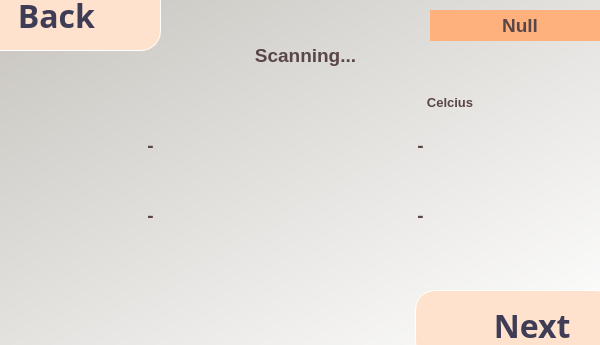
<?xml version="1.0" encoding="UTF-8"?>
<ui version="4.0">
 <class>Results</class>
 <widget class="QWidget" name="Results">
  <property name="geometry">
   <rect>
    <x>0</x>
    <y>0</y>
    <width>600</width>
    <height>345</height>
   </rect>
  </property>
  <property name="windowTitle">
   <string>RTHM-Results</string>
  </property>
  <widget class="QWidget" name="widget" native="true">
   <property name="geometry">
    <rect>
     <x>0</x>
     <y>0</y>
     <width>600</width>
     <height>345</height>
    </rect>
   </property>
   <property name="styleSheet">
    <string notr="true">QWidget#widget{
background-color:qlineargradient(spread:pad, x1:0.005, y1:0, x2:1, y2:1, stop:0 rgba(200, 197, 191, 255), stop:1 rgba(255, 255, 255, 255))}</string>
   </property>
   <widget class="QLabel" name="label">
    <property name="geometry">
     <rect>
      <x>510</x>
      <y>320</y>
      <width>161</width>
      <height>21</height>
     </rect>
    </property>
    <property name="text">
     <string>RTHM DEVICE V1.</string>
    </property>
   </widget>
   <widget class="QPushButton" name="btnBack">
    <property name="geometry">
     <rect>
      <x>-40</x>
      <y>-20</y>
      <width>201</width>
      <height>71</height>
     </rect>
    </property>
    <property name="font">
     <font>
      <family>Segoe UI Black</family>
      <pointsize>24</pointsize>
      <weight>75</weight>
      <bold>true</bold>
     </font>
    </property>
    <property name="toolTip">
     <string>&lt;html&gt;&lt;head/&gt;&lt;body&gt;&lt;p&gt;GO BACK TO HOME&lt;/p&gt;&lt;/body&gt;&lt;/html&gt;</string>
    </property>
    <property name="styleSheet">
     <string notr="true">color: #3F3D56;
background-color: #FFE2CE;
border-radius: 20px;
border:1px solid white;
padding: 4px;
box-shadow: rgba(0, 0, 0, 0.24) 0px 3px 8px;</string>
    </property>
    <property name="text">
     <string>Back </string>
    </property>
   </widget>
   <widget class="QLabel" name="lblHeartRate">
    <property name="geometry">
     <rect>
      <x>120</x>
      <y>130</y>
      <width>61</width>
      <height>31</height>
     </rect>
    </property>
    <property name="font">
     <font>
      <pointsize>14</pointsize>
      <weight>75</weight>
      <bold>true</bold>
     </font>
    </property>
    <property name="styleSheet">
     <string notr="true">color: #594646;</string>
    </property>
    <property name="text">
     <string>&lt;html&gt;&lt;head/&gt;&lt;body&gt;&lt;p&gt;-&lt;/p&gt;&lt;/body&gt;&lt;/html&gt;</string>
    </property>
    <property name="alignment">
     <set>Qt::AlignCenter</set>
    </property>
   </widget>
   <widget class="QLabel" name="lblOxygenLevel">
    <property name="geometry">
     <rect>
      <x>120</x>
      <y>200</y>
      <width>61</width>
      <height>31</height>
     </rect>
    </property>
    <property name="font">
     <font>
      <pointsize>14</pointsize>
      <weight>75</weight>
      <bold>true</bold>
     </font>
    </property>
    <property name="styleSheet">
     <string notr="true">color: #594646;</string>
    </property>
    <property name="text">
     <string>&lt;html&gt;&lt;head/&gt;&lt;body&gt;&lt;p&gt;-&lt;/p&gt;&lt;/body&gt;&lt;/html&gt;</string>
    </property>
    <property name="alignment">
     <set>Qt::AlignCenter</set>
    </property>
   </widget>
   <widget class="QLabel" name="lblBodyTemp">
    <property name="geometry">
     <rect>
      <x>390</x>
      <y>130</y>
      <width>61</width>
      <height>31</height>
     </rect>
    </property>
    <property name="font">
     <font>
      <pointsize>14</pointsize>
      <weight>75</weight>
      <bold>true</bold>
     </font>
    </property>
    <property name="styleSheet">
     <string notr="true">color: #594646;</string>
    </property>
    <property name="text">
     <string>&lt;html&gt;&lt;head/&gt;&lt;body&gt;&lt;p&gt;-&lt;/p&gt;&lt;/body&gt;&lt;/html&gt;</string>
    </property>
    <property name="alignment">
     <set>Qt::AlignCenter</set>
    </property>
   </widget>
   <widget class="QLabel" name="lblRoomTemp">
    <property name="geometry">
     <rect>
      <x>390</x>
      <y>200</y>
      <width>61</width>
      <height>31</height>
     </rect>
    </property>
    <property name="font">
     <font>
      <pointsize>14</pointsize>
      <weight>75</weight>
      <bold>true</bold>
     </font>
    </property>
    <property name="styleSheet">
     <string notr="true">color: #594646;</string>
    </property>
    <property name="text">
     <string>&lt;html&gt;&lt;head/&gt;&lt;body&gt;&lt;p&gt;-&lt;/p&gt;&lt;/body&gt;&lt;/html&gt;</string>
    </property>
    <property name="alignment">
     <set>Qt::AlignCenter</set>
    </property>
   </widget>
   <widget class="QLabel" name="lblName">
    <property name="geometry">
     <rect>
      <x>470</x>
      <y>10</y>
      <width>100</width>
      <height>31</height>
     </rect>
    </property>
    <property name="styleSheet">
     <string notr="true">color: #594646;</string>
    </property>
    <property name="text">
     <string>&lt;html&gt;&lt;head/&gt;&lt;body&gt;&lt;p&gt;&lt;span style=&quot; font-size:14pt; font-weight:600;&quot;&gt;Null&lt;/span&gt;&lt;/p&gt;&lt;/body&gt;&lt;/html&gt;</string>
    </property>
    <property name="alignment">
     <set>Qt::AlignCenter</set>
    </property>
   </widget>
   <widget class="QLabel" name="lblNamePlaceholder">
    <property name="geometry">
     <rect>
      <x>430</x>
      <y>10</y>
      <width>171</width>
      <height>31</height>
     </rect>
    </property>
    <property name="styleSheet">
     <string notr="true">background-color:#FFB17D;</string>
    </property>
    <property name="text">
     <string/>
    </property>
   </widget>
   <widget class="QLabel" name="lblSHeart">
    <property name="geometry">
     <rect>
      <x>50</x>
      <y>55</y>
      <width>230</width>
      <height>230</height>
     </rect>
    </property>
    <property name="frameShape">
     <enum>QFrame::NoFrame</enum>
    </property>
    <property name="text">
     <string/>
    </property>
    <property name="pixmap">
     <pixmap>images/icons/circle.png</pixmap>
    </property>
    <property name="scaledContents">
     <bool>true</bool>
    </property>
   </widget>
   <widget class="QLabel" name="lblSTemp">
    <property name="geometry">
     <rect>
      <x>320</x>
      <y>55</y>
      <width>230</width>
      <height>230</height>
     </rect>
    </property>
    <property name="styleSheet">
     <string notr="true"/>
    </property>
    <property name="frameShape">
     <enum>QFrame::NoFrame</enum>
    </property>
    <property name="text">
     <string/>
    </property>
    <property name="pixmap">
     <pixmap>images/icons/circle.png</pixmap>
    </property>
    <property name="scaledContents">
     <bool>true</bool>
    </property>
   </widget>
   <widget class="QPushButton" name="btnNext">
    <property name="geometry">
     <rect>
      <x>415</x>
      <y>290</y>
      <width>201</width>
      <height>71</height>
     </rect>
    </property>
    <property name="font">
     <font>
      <family>Segoe UI Black</family>
      <pointsize>24</pointsize>
      <weight>75</weight>
      <bold>true</bold>
     </font>
    </property>
    <property name="toolTip">
     <string>&lt;html&gt;&lt;head/&gt;&lt;body&gt;&lt;p&gt;NEXT SCREEN&lt;/p&gt;&lt;/body&gt;&lt;/html&gt;</string>
    </property>
    <property name="styleSheet">
     <string notr="true">color: #3F3D56;
background-color: #FFE2CE;
border-radius: 20px;
border:1px solid white;
padding: 4px;
box-shadow: rgba(0, 0, 0, 0.24) 0px 3px 8px;</string>
    </property>
    <property name="text">
     <string>    Next</string>
    </property>
   </widget>
   <widget class="QLabel" name="lblVector">
    <property name="geometry">
     <rect>
      <x>190</x>
      <y>125</y>
      <width>41</width>
      <height>35</height>
     </rect>
    </property>
    <property name="text">
     <string/>
    </property>
    <property name="pixmap">
     <pixmap>images/icons/heart3.png</pixmap>
    </property>
    <property name="scaledContents">
     <bool>true</bool>
    </property>
    <property name="alignment">
     <set>Qt::AlignCenter</set>
    </property>
   </widget>
   <widget class="QLabel" name="lblBody">
    <property name="geometry">
     <rect>
      <x>460</x>
      <y>120</y>
      <width>41</width>
      <height>41</height>
     </rect>
    </property>
    <property name="text">
     <string/>
    </property>
    <property name="pixmap">
     <pixmap>images/icons/bodytemp.png</pixmap>
    </property>
    <property name="scaledContents">
     <bool>true</bool>
    </property>
   </widget>
   <widget class="QLabel" name="lblRoom">
    <property name="geometry">
     <rect>
      <x>460</x>
      <y>190</y>
      <width>41</width>
      <height>41</height>
     </rect>
    </property>
    <property name="text">
     <string/>
    </property>
    <property name="pixmap">
     <pixmap>images/hometemp.png</pixmap>
    </property>
    <property name="scaledContents">
     <bool>true</bool>
    </property>
   </widget>
   <widget class="QLabel" name="lblCelcius">
    <property name="geometry">
     <rect>
      <x>400</x>
      <y>90</y>
      <width>100</width>
      <height>25</height>
     </rect>
    </property>
    <property name="font">
     <font>
      <pointsize>10</pointsize>
      <weight>75</weight>
      <bold>true</bold>
     </font>
    </property>
    <property name="styleSheet">
     <string notr="true">color: #594646;</string>
    </property>
    <property name="text">
     <string>Celcius</string>
    </property>
    <property name="alignment">
     <set>Qt::AlignCenter</set>
    </property>
   </widget>
   <widget class="QLabel" name="lblLine2">
    <property name="geometry">
     <rect>
      <x>375</x>
      <y>168</y>
      <width>121</width>
      <height>5</height>
     </rect>
    </property>
    <property name="text">
     <string/>
    </property>
    <property name="pixmap">
     <pixmap>images/icons/line.png</pixmap>
    </property>
    <property name="scaledContents">
     <bool>true</bool>
    </property>
   </widget>
   <widget class="QLabel" name="lblLine1">
    <property name="geometry">
     <rect>
      <x>105</x>
      <y>168</y>
      <width>121</width>
      <height>5</height>
     </rect>
    </property>
    <property name="text">
     <string/>
    </property>
    <property name="pixmap">
     <pixmap>images/icons/line.png</pixmap>
    </property>
    <property name="scaledContents">
     <bool>true</bool>
    </property>
   </widget>
   <widget class="QLabel" name="lblBlood">
    <property name="geometry">
     <rect>
      <x>190</x>
      <y>190</y>
      <width>41</width>
      <height>40</height>
     </rect>
    </property>
    <property name="text">
     <string/>
    </property>
    <property name="pixmap">
     <pixmap>images/icons/blood.png</pixmap>
    </property>
    <property name="scaledContents">
     <bool>true</bool>
    </property>
    <property name="alignment">
     <set>Qt::AlignCenter</set>
    </property>
   </widget>
   <widget class="QLabel" name="lblScanning">
    <property name="geometry">
     <rect>
      <x>240</x>
      <y>30</y>
      <width>131</width>
      <height>51</height>
     </rect>
    </property>
    <property name="font">
     <font>
      <pointsize>14</pointsize>
      <weight>75</weight>
      <bold>true</bold>
     </font>
    </property>
    <property name="styleSheet">
     <string notr="true">color: #594646;</string>
    </property>
    <property name="text">
     <string>Scanning...</string>
    </property>
    <property name="alignment">
     <set>Qt::AlignCenter</set>
    </property>
   </widget>
   <widget class="QLabel" name="label_3">
    <property name="geometry">
     <rect>
      <x>390</x>
      <y>-8</y>
      <width>91</width>
      <height>71</height>
     </rect>
    </property>
    <property name="text">
     <string/>
    </property>
    <property name="pixmap">
     <pixmap>images/icons/namedesign.png</pixmap>
    </property>
    <property name="scaledContents">
     <bool>true</bool>
    </property>
    <property name="alignment">
     <set>Qt::AlignCenter</set>
    </property>
   </widget>
   <widget class="QPushButton" name="btnBack_2">
    <property name="geometry">
     <rect>
      <x>120</x>
      <y>5</y>
      <width>50</width>
      <height>50</height>
     </rect>
    </property>
    <property name="styleSheet">
     <string notr="true">icon-size: 50px;
background-color: transparent;
border: none;</string>
    </property>
    <property name="text">
     <string/>
    </property>
    <property name="icon">
     <iconset>
      <normaloff>images/icons/btnBack.png</normaloff>images/icons/btnBack.png</iconset>
    </property>
   </widget>
   <widget class="QPushButton" name="btnRescan">
    <property name="geometry">
     <rect>
      <x>535</x>
      <y>50</y>
      <width>50</width>
      <height>50</height>
     </rect>
    </property>
    <property name="styleSheet">
     <string notr="true">icon-size: 50px;
background-color: transparent;
border: none;</string>
    </property>
    <property name="text">
     <string/>
    </property>
    <property name="icon">
     <iconset>
      <normaloff>images/icons/btnRescan.png</normaloff>images/icons/btnRescan.png</iconset>
    </property>
   </widget>
   <widget class="QPushButton" name="btnNext_2">
    <property name="geometry">
     <rect>
      <x>400</x>
      <y>290</y>
      <width>50</width>
      <height>50</height>
     </rect>
    </property>
    <property name="styleSheet">
     <string notr="true">icon-size: 50px;
background-color: transparent;
border: none;</string>
    </property>
    <property name="text">
     <string/>
    </property>
    <property name="icon">
     <iconset>
      <normaloff>images/icons/next.png</normaloff>images/icons/next.png</iconset>
    </property>
   </widget>
   <widget class="QPushButton" name="btnHome">
    <property name="geometry">
     <rect>
      <x>-20</x>
      <y>290</y>
      <width>80</width>
      <height>80</height>
     </rect>
    </property>
    <property name="styleSheet">
     <string notr="true">icon-size: 80px;
background-color: transparent;
border: none;</string>
    </property>
    <property name="text">
     <string/>
    </property>
    <property name="icon">
     <iconset>
      <normaloff>images/icons/home.png</normaloff>images/icons/home.png</iconset>
    </property>
   </widget>
   <zorder>lblNamePlaceholder</zorder>
   <zorder>lblSTemp</zorder>
   <zorder>lblSHeart</zorder>
   <zorder>label</zorder>
   <zorder>btnBack</zorder>
   <zorder>lblHeartRate</zorder>
   <zorder>lblOxygenLevel</zorder>
   <zorder>lblBodyTemp</zorder>
   <zorder>lblRoomTemp</zorder>
   <zorder>lblName</zorder>
   <zorder>btnNext</zorder>
   <zorder>lblVector</zorder>
   <zorder>lblBody</zorder>
   <zorder>lblRoom</zorder>
   <zorder>lblCelcius</zorder>
   <zorder>lblLine2</zorder>
   <zorder>lblLine1</zorder>
   <zorder>lblBlood</zorder>
   <zorder>lblScanning</zorder>
   <zorder>label_3</zorder>
   <zorder>btnBack_2</zorder>
   <zorder>btnRescan</zorder>
   <zorder>btnNext_2</zorder>
   <zorder>btnHome</zorder>
  </widget>
 </widget>
 <resources/>
 <connections/>
</ui>
